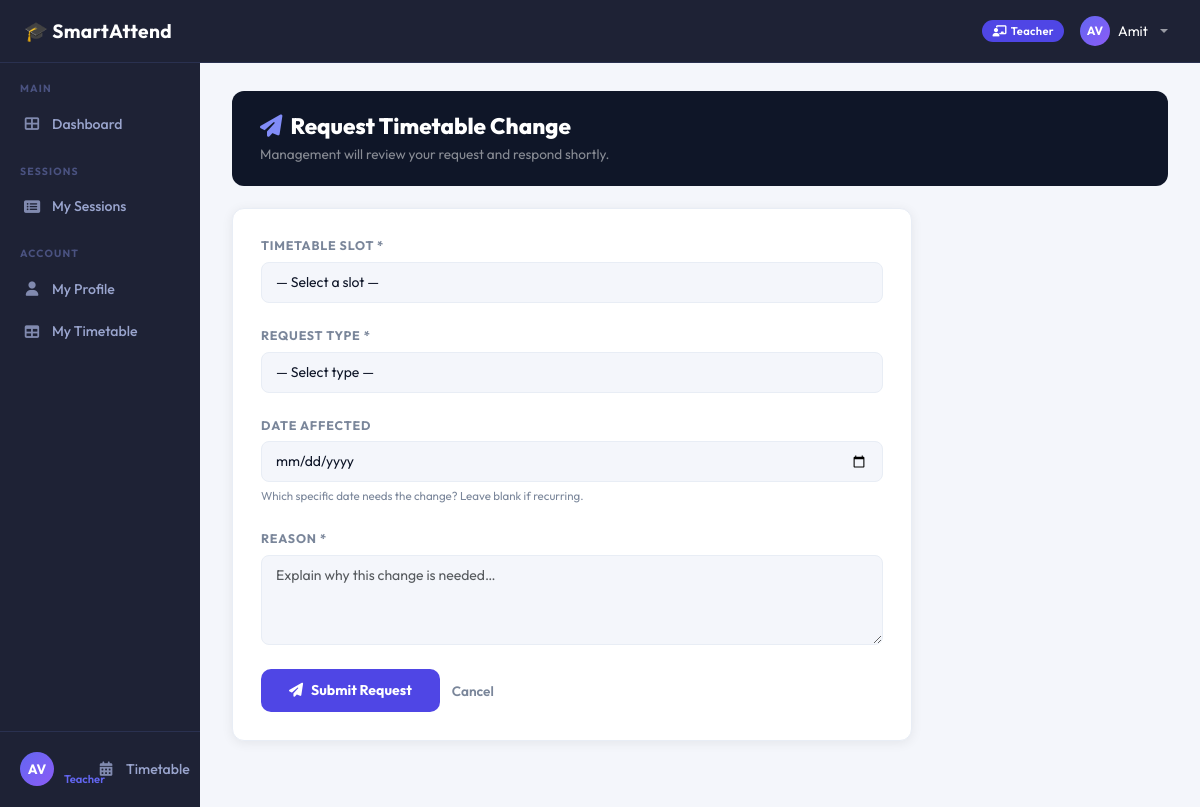
Screenshot of /attendance/teacher/request-change/ (signed in) with the database file from the repository.
### apps/accounts/models.py (models this page shows, shortened)
class CustomUser(AbstractBaseUser, PermissionsMixin):
    USER_TYPE_CHOICES = (
        ('student', 'Student'),
        ('teacher', 'Teacher'),
        ('management', 'Management'),
    )
    email = models.EmailField(unique=True, verbose_name='Email Address')
    first_name = models.CharField(max_length=50)
    last_name = models.CharField(max_length=50)
    user_type = models.CharField(max_length=15, choices=USER_TYPE_CHOICES)
    profile_pic = models.ImageField(
        upload_to='profile_pics/',
        blank=True,
        null=True,
        verbose_name='Profile Picture'
    )
    is_active = models.BooleanField(default=True)
    is_staff = models.BooleanField(default=False)
    date_joined = models.DateTimeField(auto_now_add=True)
    last_login = models.DateTimeField(auto_now=True)
    objects = CustomUserManager()
    USERNAME_FIELD = 'email'
    REQUIRED_FIELDS = ['first_name', 'last_name', 'user_type']
    class Meta:
        verbose_name = 'User'
        verbose_name_plural = 'Users'
        ordering = ['-date_joined']
    def get_full_name(self):
        return f"{self.first_name} {self.last_name}"

### apps/attendance/views.py (the view, shortened to what this page needs)
@teacher_required
def request_timetable_change(request):
    teacher = request.user.teacher_profile
    my_slots = TimetableSlot.objects.filter(
        teacher=teacher,
        is_active=True
    ).select_related('subject', 'section').order_by('day_of_week', 'start_time')
    context = {
        'teacher':  teacher,
        'my_slots': my_slots,
        'request_types': TimetableChangeRequest.REQUEST_TYPE_CHOICES,
    }
    return render(request, 'attendance/request_timetable_change.html', context)

### apps/accounts/context_processors.py (called while the page is built)
def sidebar_context(request):
    context = {}
    if request.user.is_authenticated:
        if request.user.user_type == 'management':
            context['all_sections'] = Section.objects.all().order_by('semester', 'code')
    return context

### templates/attendance/request_timetable_change.html (shortened to what this page needs)
{% extends 'base.html' %}
{% block content %}
<div class="page-header">
    <h1><i class="fas fa-paper-plane me-2" style="color:#818cf8;"></i>Request Timetable Change</h1>
    <p>Management will review your request and respond shortly.</p>
</div>
<div class="form-card">
    <form method="POST">
        <div class="mb-4">
            <label class="form-label">Timetable Slot *</label>
            <select name="timetable_slot" class="form-select" required>
                <option value="">— Select a slot —</option>
            </select>
        </div>
        <div class="mb-4">
            <label class="form-label">Request Type *</label>
            <select name="request_type" class="form-select" required id="requestType">
                <option value="">— Select type —</option>
            </select>
        </div>
        <div class="mb-4">
            <label class="form-label">Date Affected</label>
            <input type="date" name="requested_date" class="form-control"
                   min="{{ today|date:'Y-m-d' }}">
            <small style="color:var(--muted); font-size:0.72rem;">
                Which specific date needs the change? Leave blank if recurring.
            </small>
        </div>
        <div class="mb-4">
            <label class="form-label">Reason *</label>
            <textarea name="reason" class="form-control" required
                      placeholder="Explain why this change is needed…"></textarea>
        </div>
        <div style="display:flex; gap:12px; align-items:center;">
            <button type="submit" class="submit-btn">
                <i class="fas fa-paper-plane me-2"></i>Submit Request
            </button>
            <a href="{% url 'attendance:teacher_timetable' %}"
               style="font-size:0.85rem; color:var(--muted);
                      text-decoration:none; font-weight:600;">
                Cancel
            </a>
        </div>
    </form>
</div>
{% endblock %}

### templates/base.html (shortened to what this page needs)
<!DOCTYPE html>
<html lang="en">
<head>
    <link href="https://cdn.jsdelivr.net/npm/bootstrap@5.3.0/dist/css/bootstrap.min.css" rel="stylesheet">
    <link href="https://cdnjs.cloudflare.com/ajax/libs/font-awesome/6.4.0/css/all.min.css" rel="stylesheet">
</head>
<body>
<nav class="navbar navbar-expand-lg navbar-dark"
      style="background: #1e2235; border-bottom: 1px solid #2a3150;
            position: sticky; top: 0; z-index: 1030;">
    <div class="container-fluid px-4">
        <a class="navbar-brand text-white" href="{% url 'dashboard' %}">
            🎓 SmartAttend
        </a>
        <div class="collapse navbar-collapse" id="navbarNav">
            <ul class="navbar-nav ms-auto align-items-center gap-2">
                {% if user.is_authenticated %}
                {% if user.user_type == 'student' %}
    <span class="role-badge"
          style="background:#059669; color:#ffffff;">
        <i class="fas fa-graduation-cap me-1"></i>Student
    </span>
{% elif user.user_type == 'teacher' %}
    <span class="role-badge"
          style="background:#4f46e5; color:#ffffff;">
        <i class="fas fa-chalkboard-teacher me-1"></i>Teacher
    </span>
{% elif user.user_type == 'management' %}
    <span class="role-badge"
          style="background:#d97706; color:#ffffff;">
        <i class="fas fa-user-shield me-1"></i>Management
    </span>
{% endif %}
                <li class="nav-item dropdown">
                    <a class="nav-link dropdown-toggle d-flex align-items-center gap-2"
                       href="#" id="userDropdown" role="button"
                       data-bs-toggle="dropdown">
                        <div style="width:30px;height:30px;border-radius:50%;
                                    background:linear-gradient(135deg,#6366f1,#8b5cf6);
                                    display:flex;align-items:center;justify-content:center;
                                    font-size:0.75rem;font-weight:700;color:white;overflow:hidden;">
                            {% if user.profile_pic %}
                                <img src="{{ user.profile_pic.url }}"
                                     style="width:100%;height:100%;object-fit:cover;">
                            {% else %}
                                {{ user.first_name|first }}{{ user.last_name|first }}
                            {% endif %}
                        </div>
                        <span class="text-white small fw-600">{{ user.first_name }}</span>
                    </a>
                </li>
                {% endif %}
            </ul>
        </div>
    </div>
</nav>
<div class="container-fluid p-0">
    <div class="row g-0">
        {% if user.is_authenticated %}
        <nav class="col-md-2 sidebar d-none d-md-flex flex-column justify-content-between">
            <div>
                {% if user.user_type == 'student' %}
                <div class="sidebar-section-label">Main</div>
                <a href="{% url 'attendance:student_dashboard' %}"
                   class="sidebar-link {% if request.resolver_match.url_name == 'student_dashboard' %}active{% endif %}">
                    <i class="fas fa-th-large"></i> Dashboard
                </a>
                <div class="sidebar-section-label">Attendance</div>
                <a href="{% url 'attendance:student_attendance_detail' %}"
                   class="sidebar-link {% if request.resolver_match.url_name == 'student_attendance_detail' %}active{% endif %}">
                    <i class="fas fa-calendar-check"></i> My Attendance
                </a>
                <a href="{% url 'attendance:student_schedule' %}"
                   class="sidebar-link {% if request.resolver_match.url_name == 'student_schedule' %}active{% endif %}">
                    <i class="fas fa-calendar-week"></i> My Schedule
                </a>
                <div class="sidebar-section-label">Account</div>
                <a href="{% url 'profile' %}"
                   class="sidebar-link {% if request.resolver_match.url_name == 'profile' %}active{% endif %}">
                    <i class="fas fa-user"></i> My Profile
                </a>
                <a href="{% url 'attendance:student_timetable' %}"
   class="sidebar-link {% if request.resolver_match.url_name == 'student_timetable' %}active{% endif %}">
    <i class="fas fa-table"></i> My Timetable
</a>
                {% elif user.user_type == 'teacher' %}
                <div class="sidebar-section-label">Main</div>
                <a href="{% url 'attendance:teacher_dashboard' %}"
                   class="sidebar-link {% if request.resolver_match.url_name == 'teacher_dashboard' %}active{% endif %}">
                    <i class="fas fa-th-large"></i> Dashboard
                </a>
                <div class="sidebar-section-label">Sessions</div>
                <a href="{% url 'attendance:teacher_sessions_list' %}"
                   class="sidebar-link {% if request.resolver_match.url_name == 'teacher_sessions_list' %}active{% endif %}">
                    <i class="fas fa-list-alt"></i> My Sessions
                </a>
                <div class="sidebar-section-label">Account</div>
                <a href="{% url 'profile' %}"
                   class="sidebar-link {% if request.resolver_match.url_name == 'profile' %}active{% endif %}">
                    <i class="fas fa-user"></i> My Profile
                </a>
                <a href="{% url 'attendance:teacher_timetable' %}"
   class="sidebar-link {% if request.resolver_match.url_name == 'teacher_timetable' %}active{% endif %}">
    <i class="fas fa-table"></i> My Timetable
</a>
                {% endif %}
            </div>
            <div class="sidebar-user">
                <div class="sidebar-avatar">
                    {% if user.profile_pic %}
                        <img src="{{ user.profile_pic.url }}" alt="avatar">
                    {% else %}
                        {{ user.first_name|first }}{{ user.last_name|first }}
                    {% endif %}
                </div>
                <div style="min-width:0;">
                    <div class="sidebar-user-role">
                        {{ user.get_user_type_display }}
                    </div>
                </div>
                <a href="{% url 'attendance:management_timetable' %}"
   class="sidebar-link {% if request.resolver_match.url_name == 'management_timetable' %}active{% endif %}">
    <i class="fas fa-calendar-alt"></i> Timetable
</a>
            </div>
        </nav>
        {% endif %}
        <main class="{% if user.is_authenticated %}col-md-10{% else %}col-12{% endif %} content-area">
            {% block content %}{% endblock %}
        </main>
    </div>
</div>
</body>
</html>

### templates/base.html (style rules this page uses)
body { background-color: #f8f9fa; min-height: 100vh; }
.navbar-brand { font-weight: 700; font-size: 1.2rem; letter-spacing: 0.3px; }
.role-badge { font-size: 0.7rem; padding: 3px 10px; border-radius: 20px; font-weight: 600; letter-spacing: 0.3px; }
.sidebar { min-height: calc(100vh - 56px); background-color: #1e2235; padding: 0; position: sticky; top: 56px; height: calc(100vh - 56px); overflow-y: auto; align-self: flex-start; }
.sidebar-section-label { font-size: 0.65rem; font-weight: 700; text-transform: uppercase; letter-spacing: 1.2px; color: #4a5280; padding: 18px 20px 6px 20px; }
.sidebar-link { display: flex; align-items: center; gap: 11px; color: #9aa5ce; text-decoration: none; padding: 10px 20px; font-size: 0.88rem; font-weight: 500; transition: all 0.2s; border-left: 3px solid transparent; margin: 1px 0; }
.sidebar-link i { width: 18px; text-align: center; font-size: 0.9rem; opacity: 0.8; }
.sidebar-user { padding: 16px 20px; border-top: 1px solid #2a3150; display: flex; align-items: center; gap: 10px; position: sticky; bottom: 0; background: #1e2235; }
.sidebar-avatar { width: 34px; height: 34px; border-radius: 50%; background: linear-gradient(135deg, #6366f1, #8b5cf6); display: flex; align-items: center; justify-content: center; font-weight: 700; font-size: 0.85rem; color: white; flex-shrink: 0; overflow: hidden; }
.sidebar-user-role { font-size: 0.7rem; color: #6366f1; font-weight: 600; }
.content-area { padding: 28px 32px; min-height: calc(100vh - 56px); }

### templates/attendance/request_timetable_change.html (style rules this page uses)
* { font-family: 'Outfit', sans-serif; }
:root { --bg:#f4f6fb; --surface:#fff; --border:#e8edf5; --text:#0f1628; --muted:#7a869a; --accent:#4f46e5; --radius:12px; --shadow:0 2px 12px rgba(0,0,0,0.07); }
body { background:var(--bg); }
.page-header { background:var(--text); color:white; border-radius:var(--radius); padding:22px 28px; margin-bottom:22px; }
.page-header h1 { font-size:1.4rem; font-weight:800; margin:0; }
.page-header p { color:rgba(255,255,255,0.5); margin:4px 0 0; font-size:0.85rem; }
.form-card { background:var(--surface); border-radius:var(--radius); border:1px solid var(--border); box-shadow:var(--shadow); padding:28px; max-width:680px; }
.form-label { font-size:0.78rem; font-weight:700; text-transform:uppercase; letter-spacing:0.8px; color:var(--muted); margin-bottom:6px; display:block; }
.form-control, .form-select { border:1px solid var(--border); border-radius:8px; padding:9px 14px; font-size:0.875rem; background:var(--bg); color:var(--text); width:100%; outline:none; transition:border-color 0.2s; font-family:'Outfit',sans-serif; }
textarea.form-control { resize:vertical; min-height:90px; }
.submit-btn { padding:11px 28px; border-radius:10px; background:var(--accent); color:white; font-weight:700; font-size:0.88rem; border:none; cursor:pointer; transition:opacity 0.2s; }

### rows the page displays
CustomUser: first_name|first "A", last_name|first "V", first_name "Amit", user_type "Teacher"
